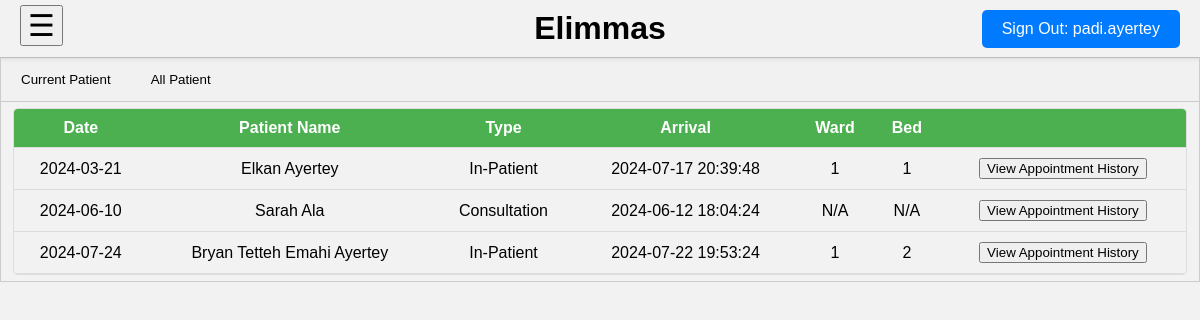
/doc/docpatients.php (signed in), run on the app's committed database.
### tables this page shows
CREATE TABLE `appointments` (
  `id` int(11) NOT NULL,
  `patient_id` int(11) NOT NULL,
  `doc_id` varchar(255) NOT NULL,
  `date` date NOT NULL,
  `time` time NOT NULL,
  `diagnosis` varchar(255) DEFAULT NULL,
  `type` enum('In-Patient','Consultation') NOT NULL,
  `check_in` datetime DEFAULT NULL,
  `check_out` datetime DEFAULT NULL,
  `patient_condition` varchar(255) NOT NULL,
  `resuscitation_status` enum('yes','no') NOT NULL,
  `diet` varchar(255) NOT NULL,
  `medication_prescribed` text DEFAULT NULL,
  `notes` mediumtext DEFAULT NULL,
  `dis_notes` mediumtext DEFAULT NULL,
  `nur_notes` mediumtext DEFAULT NULL
);

### doc/docpatients.php (the view, shortened to what this page needs)
<?php
include "../conn.php";
include "../nav.php";
?>
<html>
    <body>
        <div class="tab">
            <button class="tablinks" onclick="openTab(event, 'cur_pat')" id="defaultOpen">Current Patient</button>
            <button class="tablinks" onclick="openTab(event, 'all_pat')" >All Patient</button>
        </div>
        <div id="cur_pat" class="tabcontent">
            <?php
            $sql = "SELECT patient.pat_id, appointments.date,concat(Fname,' ',LName) 'Patient Name',appointments.type,COALESCE(beds.room_id,'Accomodation Pending')'Room', COALESCE(beds.bed_id,'Accomodation Pending')'Bed',appointments.id,appointments.check_in FROM appointments
                INNER join patient on appointments.patient_id = patient.pat_id
                left join (SELECT * from patients_beds WHERE end_date is null) pb on appointments.id = pb.apt_id
                Left join beds on beds.bed_id = pb.bed_id
                where check_in is not null and check_out is null
                order by appointments.date;";
            $result = $conn->query($sql);
            echo "<div class='container'><div class='table-wrapper'><table><thead><tr><th>Date</th><th>Patient Name</th><th>Type</th><th>Arrival</th><th>Ward</th><th>Bed</th><th></th></tr>";
            if ($result->num_rows > 0) {
                echo "<tbody>";
                    while($row = $result->fetch_assoc()) {
                        $room =$row["Room"];
                        $bed = $row["Bed"];
                        if ($row['type'] =="Consultation"){
                            $room ="N/A";
                            $bed = "N/A";
                        }
                        $string = "<tbody><tr><td>".$row["date"]."</td><td>".$row["Patient Name"]."</td><td>".$row["type"]."</td><td>".$row["check_in"]."</td><td>".$room."</td><td>".$bed."</td>";
                    $string = $string . "<td><form action='docapthistory.php' method='post'>
                        <input type='hidden' name='id' value=".$row['pat_id'].">
                        <input type='submit' value='View Appointment History'>
                    </form></td>
                    </tr>";
                    echo $string;
                    }
                    echo "</tbody></table></div></div>";
                }
            ?>
        </div>
    </body>
</html>

### nav.php (shortened to what this page needs)
<!DOCTYPE html>
<html lang="en">
<head>
</head>
<body>
<div class="header">
    <h1>Elimmas</h1>
    <a href="../signout.php" class="sign-out-button"><?php echo "Sign Out: ".$_SESSION['user'][0];?></a>
</div>
<button class="openbtn" id="openButton" onclick="openNav()">&#9776;</button>
</body>
</html>

### nav.php (style rules this page uses)
body { font-family: Arial, sans-serif; margin: 0; padding: 0; }
.openbtn { position: fixed; top: 5px; left: 20px; font-size: 30px; cursor: pointer; }
.header { display: flex; justify-content: center; align-items: center; background-color: #f2f2f2; padding: 10px 20px; position: relative; box-shadow: 0 2px 4px rgba(0, 0, 0, 0.1); }
.header h1 { margin: 0; }
.sign-out-button { position: absolute; right: 20px; padding: 10px 20px; background-color: #007bff; color: white; border: none; border-radius: 5px; cursor: pointer; text-decoration: none; }

### data on the page
appointments: date "2024-03-21", Patient "Elkan Ayertey", type "In-Patient", check_in "2024-07-17 20:39:48", room "1", bed "1"
appointments: date "2024-06-10", Patient "Sarah Ala", type "Consultation", check_in "2024-06-12 18:04:24", type "N/A"
appointments: date "2024-07-24", Patient "Bryan Tetteh Emahi Ayertey", type "In-Patient", check_in "2024-07-22 19:53:24", room "1", bed "2"

### other printed values
$_SESSION['user'][0] "padi.ayertey"
